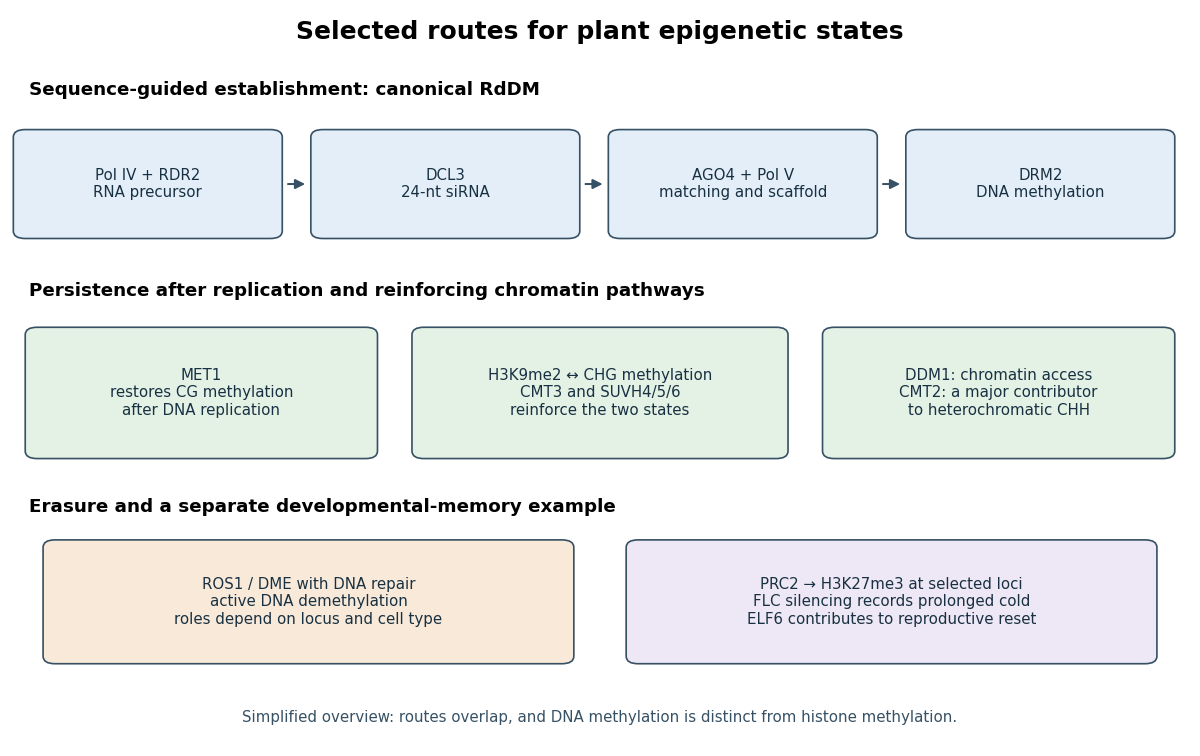

Python code for this plot:
"""Original schematic of selected plant epigenetic pathways.
Tested with Python 3.14 and Matplotlib 3.10. Writes PNG basename to cwd.
"""
from pathlib import Path
import matplotlib
matplotlib.use('Agg')
import matplotlib.pyplot as plt
from matplotlib.patches import FancyBboxPatch, FancyArrowPatch


fig, ax = plt.subplots(figsize=(10, 6.3), layout='constrained')
ax.set(xlim=(0,1),ylim=(0,1))
ax.axis('off')


def box(x,y,w,h,label,color):
    patch=FancyBboxPatch((x-w/2,y-h/2),w,h,
                         boxstyle='round,pad=0.008,rounding_size=0.01',
                         facecolor=color,edgecolor='#365064',lw=1)
    ax.add_patch(patch)
    ax.text(x,y,label,ha='center',va='center',fontsize=9,color='#183142')


def arrow(a,b):
    ax.add_patch(FancyArrowPatch(a,b,arrowstyle='-|>',mutation_scale=12,
                                 color='#365064',lw=1.2))


ax.text(.5,.98,'Selected routes for plant epigenetic states',ha='center',va='top',
        fontsize=15,weight='bold')
ax.text(.02,.88,'Sequence-guided establishment: canonical RdDM',fontsize=11,weight='bold')
xs=[.12,.37,.62,.87]
labels=['Pol IV + RDR2\nRNA precursor','DCL3\n24-nt siRNA','AGO4 + Pol V\nmatching and scaffold','DRM2\nDNA methylation']
for x,label in zip(xs,labels):box(x,.76,.21,.13,label,'#e3eef8')
for a,b in zip(xs[:-1],xs[1:]):arrow((a+.115,.76),(b-.115,.76))
ax.text(.02,.61,'Persistence after replication and reinforcing chromatin pathways',fontsize=11,weight='bold')
box(.165,.48,.28,.16,'MET1\nrestores CG methylation\nafter DNA replication','#e4f1e5')
box(.5,.48,.30,.16,'H3K9me2 ↔ CHG methylation\nCMT3 and SUVH4/5/6\nreinforce the two states','#e4f1e5')
box(.835,.48,.28,.16,'DDM1: chromatin access\nCMT2: a major contributor\nto heterochromatic CHH','#e4f1e5')
ax.text(.02,.32,'Erasure and a separate developmental-memory example',fontsize=11,weight='bold')
box(.255,.20,.43,.15,'ROS1 / DME with DNA repair\nactive DNA demethylation\nroles depend on locus and cell type','#f9e9d9')
box(.745,.20,.43,.15,'PRC2 → H3K27me3 at selected loci\nFLC silencing records prolonged cold\nELF6 contributes to reproductive reset','#eee7f5')
ax.text(.5,.045,'Simplified overview: routes overlap, and DNA methylation is distinct from histone methylation.',
        ha='center',va='center',fontsize=9,color='#365064')
fig.savefig(Path(__file__).with_suffix('.png').name,dpi=120,facecolor='white')
